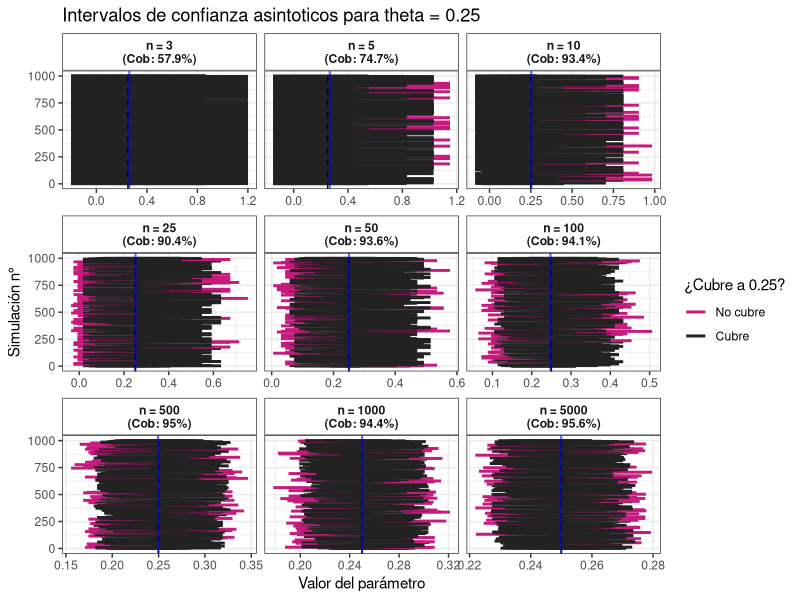
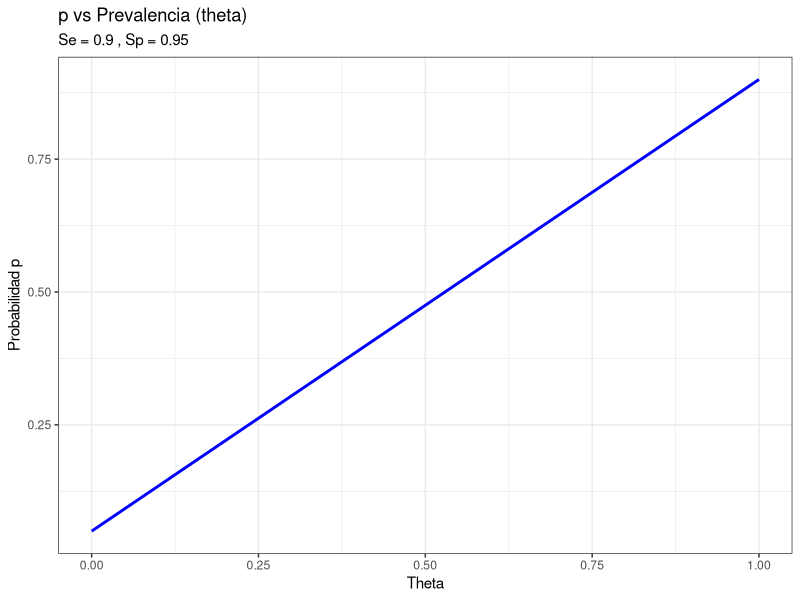
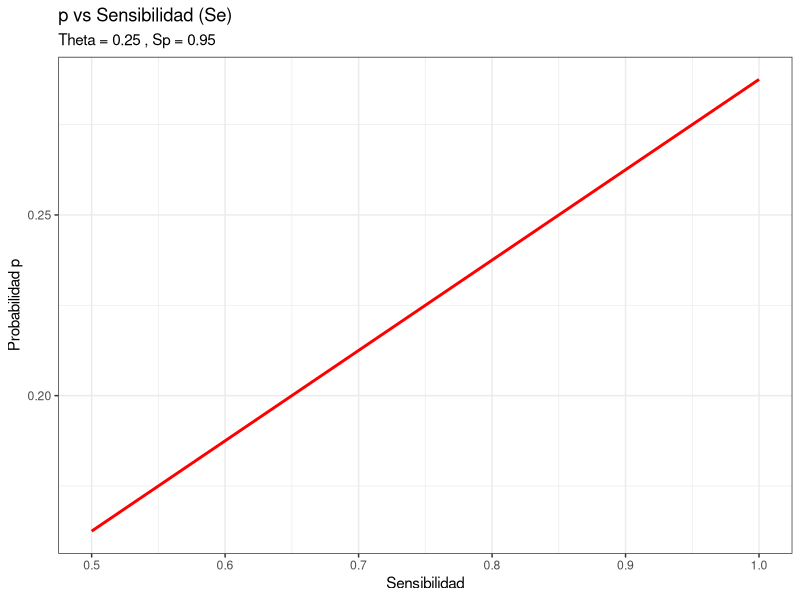
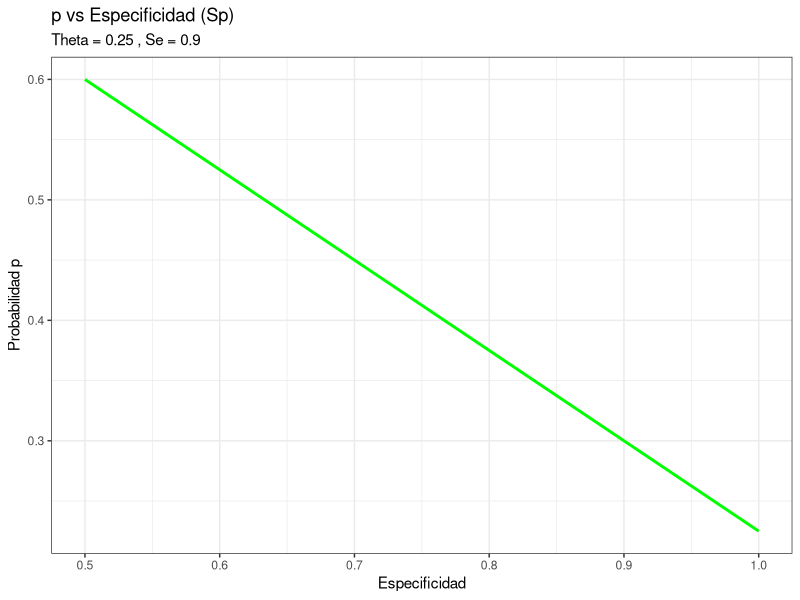
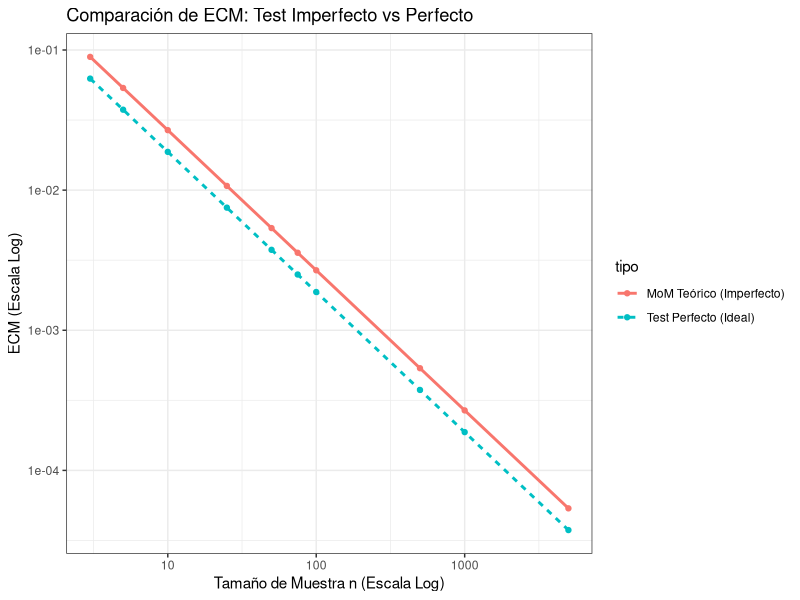
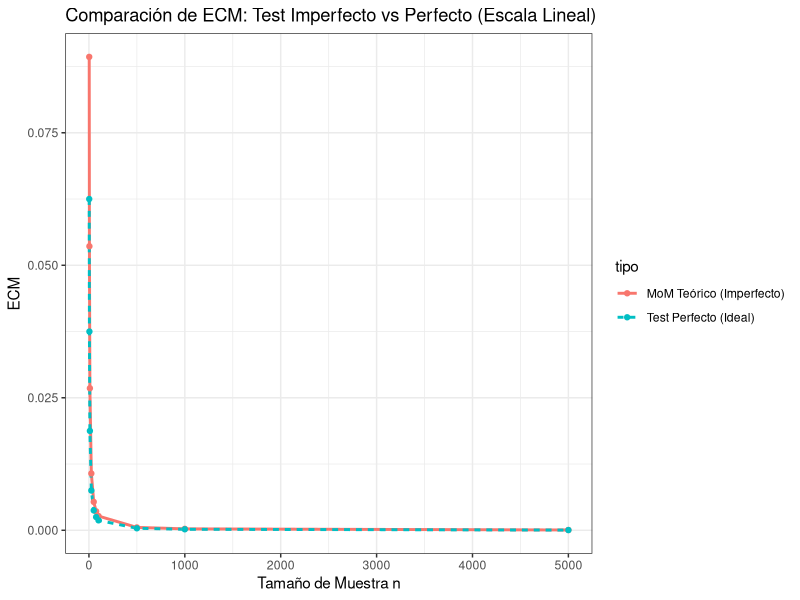
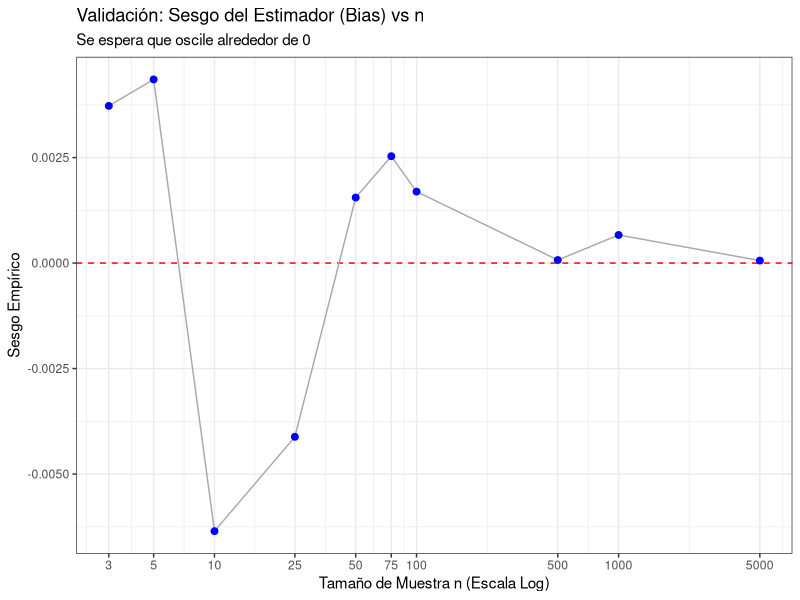

Source code (R) for these figures, in order: (Note: this script raises an error after producing the figures.)
# --------------------- Trabajo practico IECD, simulaciones --------------------
# Sección de comentarios:
#  - LU mas chico entre los tres integrantes: 64
#  - La idea es modularizar lo mas posible el codigo
#  - Vamos a intentar generalizar los procedimientos, para que sea simple cambiar los parametros que estan involucrados

library(ggplot2)
library(dplyr)

# ------------------------------- Sección 1 ------------------------------------
# Vamos a crear el metodo de la simulación requerida para la primera sección del trabajo.
#
# Los inputs del metodo son:
#  - theta: prevalencia
#  - n: tamaño de la muestra
#  - alpha: uno menos el nivel que queremos alcanzar
#  - N: cantidad de intervalos que vamos a generar
# Los outputs son:
#  - intervalos: conjunto de los intervalos obtenidos, con estos mismos podemos graficar el cubrimiento
set.seed(64)

# Funcion de simulacion
simulacion_1 <- function(theta, n, alpha, N) {
  inf <- numeric(N)
  sup <- numeric(N)
  cubre <- logical(N)
  centro <- numeric(N)

  for (i in 1:N) {
    muestras <- rbinom(n, 1, theta)
    t_p <- mean(muestras)
    z_a <- qnorm(1 - alpha / 2)
    err <- sqrt(t_p * (1 - t_p) / n) * z_a

    inf[i] <- t_p - err
    sup[i] <- t_p + err
    centro[i] <- t_p
    cubre[i] <- theta >= inf[i] && theta <= sup[i]
  }

  return(data.frame(simulacion = 1:N, inf = inf, sup = sup, cubre = cubre, centro = centro))
}

# Definicion de los intervalos
datos_totales <- data.frame()

for (i in c(3,5,10,25,50,100,500,1000,5000)) {
  intervalos = simulacion_1(0.25, i, 0.05, 1000) # Theta = 0.25, alpha = 0.05
  
  cob = mean(intervalos$cubre) * 100
  intervalos$n = i
  intervalos$n_label = paste0("n = ", i, "\n(Cob: ", cob, "%)")
    
  datos_totales = rbind(datos_totales, intervalos)
}

# Ordeno para que los graficos aparezcan de menor a mayor n
datos_totales$n_label <- reorder(datos_totales$n_label, datos_totales$n)

medias_resumen <- datos_totales %>%
  group_by(n_label) %>%
  summarise(media_del_centro = mean(centro))

# Grafico en conjunto todos los datos
ggplot(datos_totales, aes(y = simulacion, x = inf, xend = sup, color = cubre)) +

  # Dibujamos los intervalos obtenidos en la simulación
  geom_segment(aes(x = inf, xend = sup, yend = simulacion), linewidth = 1) +

  # La linea punteada negra es el valor real de theta
  geom_vline(xintercept = 0.25, linetype = "dashed", color = "black") +

  # La linea solida azul es la media del punto medio de los intervalos para cada n
  geom_vline(
    data = medias_resumen, aes(xintercept = media_del_centro),
    color = "blue", linetype = "solid", linewidth = 0.7, alpha = 0.6
  ) +

  # Color para identificar si cubre o no al valor real de theta
  scale_color_manual(values = c("#C51B7D", "#222222"), labels = c("No cubre", "Cubre")) +

  # Se separan los graficos en función de n
  facet_wrap(~n_label, scales = "free_x") +

  # Labels del grafico
  labs(
    title = "Intervalos de confianza asintoticos para theta = 0.25",
    x = "Valor del parámetro",
    y = "Simulación n°",
    color = "¿Cubre a 0.25?"
  ) +

  # Temas utilizados, fondo blanco.
  theme_bw() +
  theme(
    strip.background = element_rect(fill = "white"), # Fondo blanco en los títulos de los paneles
    strip.text = element_text(face = "bold") # Negrita en los títulos de los paneles
  )

# ------------------------------- Sección 2 ------------------------------------

# Vamos a crear el metodo de la simulación requerida para la segunda sección del trabajo.
#
# Los inputs del metodo son:
#  - theta: es el valor real para el cual vamos a hacer la simulacion
#  - n: tamaño de la muestra
#  - N: cantidad de intervalos que vamos a generar
# Los outputs son:
#  - intervalos: conjunto de los intervalos obtenidos, con estos mismos podemos graficar el cubrimiento


# Parámetros fijos para los ejercicios
Se_default <- 0.9
Sp_default <- 0.95
theta_default <- 0.25

# ----------------------------- Ejercicio 3 ------------------------------------

# Gráficos de p en función de theta, Se, Sp

# Función auxiliar para calcular p
calc_p <- function(theta, Se, Sp) {
  return(Se * theta + (1 - Sp) * (1 - theta))
}

# (a) p vs theta (Se, Sp fijos)
theta_seq <- seq(0, 1, length.out = 100)
df_theta <- data.frame(
  theta = theta_seq,
  p = calc_p(theta_seq, Se_default, Sp_default),
  variable = "Theta"
)

ggplot(df_theta, aes(x = theta, y = p)) +
  geom_line(color = "blue", linewidth = 1) +
  labs(
    title = "p vs Prevalencia (theta)",
    subtitle = paste("Se =", Se_default, ", Sp =", Sp_default),
    x = "Theta",
    y = "Probabilidad p"
  ) +
  theme_bw()

# (b) p vs Se (theta, Sp fijos)
Se_seq <- seq(0.5, 1, length.out = 100)
df_Se <- data.frame(
  Se = Se_seq,
  p = calc_p(theta_default, Se_seq, Sp_default),
  variable = "Sensibilidad"
)

ggplot(df_Se, aes(x = Se, y = p)) +
  geom_line(color = "red", linewidth = 1) +
  labs(
    title = "p vs Sensibilidad (Se)",
    subtitle = paste("Theta =", theta_default, ", Sp =", Sp_default),
    x = "Sensibilidad",
    y = "Probabilidad p"
  ) +
  theme_bw()

# (c) p vs Sp (theta, Se fijos)
Sp_seq <- seq(0.5, 1, length.out = 100)
df_Sp <- data.frame(
  Sp = Sp_seq,
  p = calc_p(theta_default, Se_default, Sp_seq),
  variable = "Especificidad"
)

ggplot(df_Sp, aes(x = Sp, y = p)) +
  geom_line(color = "green", linewidth = 1) +
  labs(
    title = "p vs Especificidad (Sp)",
    subtitle = paste("Theta =", theta_default, ", Se =", Se_default),
    x = "Especificidad",
    y = "Probabilidad p"
  ) +
  theme_bw()


# ----------------------------- Ejercicio 6 ------------------------------------

# Función de simulación para calcular métricas empíricas y teóricas
run_mom_simulation <- function(n_values, theta, Se, Sp, R = 1000) {
  denom <- Se + Sp - 1
  p_true <- calc_p(theta, Se, Sp)

  results <- data.frame()

  for (n in n_values) {
    # 1. Simulación (Empírico)
    # Genera R conteos totales de positivos directamente (suma de n Bernoullis)
    X <- rbinom(R, n, p_true)
    # Convierte conteos a proporciones (equivalente a mean de ceros y unos)
    T_bar <- X / n

    # Estimador MoM
    theta_mom <- (T_bar + Sp - 1) / denom

    # Métricas Empíricas (Para Punto 7)
    bias_emp <- mean(theta_mom) - theta
    var_emp <- var(theta_mom)
    ecm_emp <- mean((theta_mom - theta)^2)

    # 2. Teoría (Para Punto 6 y validación del 7)
    # ECM Teórico del MoM
    ecm_theo <- (p_true * (1 - p_true)) / (n * denom^2)

    # ECM Test Perfecto (Referencia)
    # ECM Perf = theta(1-theta) / n
    ecm_perf <- (theta * (1 - theta)) / n

    results <- rbind(results, data.frame(
      n = n,
      bias_emp = bias_emp,
      var_emp = var_emp,
      ecm_emp = ecm_emp,
      ecm_theo = ecm_theo,
      ecm_perf = ecm_perf
    ))
  }
  return(results)
}

# Ejecución de simulación
n_sims <- c(3, 5, 10, 25, 50, 75, 100, 500, 1000, 5000)
mom_results <- run_mom_simulation(n_sims, theta_default, Se_default, Sp_default)

# Punto 6: Gráfico ECM Teórico vs ECM Test Perfecto
# Objetivo: Ver cuánto perdemos por usar un test imperfecto (comparación teórica)

# Armamos dataframe solo con las curvas teóricas
df_ecm_punto6 <- data.frame(
  n = rep(mom_results$n, 2),
  ecm = c(mom_results$ecm_theo, mom_results$ecm_perf),
  tipo = rep(c("MoM Teórico (Imperfecto)", "Test Perfecto (Ideal)"), each = nrow(mom_results))
)

ggplot(df_ecm_punto6, aes(x = n, y = ecm, color = tipo, linetype = tipo)) +
  geom_line(linewidth = 1) +
  geom_point() +
  scale_y_log10() +
  scale_x_log10() +
  labs(
    title = "Comparación de ECM: Test Imperfecto vs Perfecto",
    y = "ECM (Escala Log)",
    x = "Tamaño de Muestra n (Escala Log)"
  ) +
  theme_bw()

# Versión sin escala logarítmica
ggplot(df_ecm_punto6, aes(x = n, y = ecm, color = tipo, linetype = tipo)) +
  geom_line(linewidth = 1) +
  geom_point() +
  labs(
    title = "Comparación de ECM: Test Imperfecto vs Perfecto (Escala Lineal)",
    y = "ECM",
    x = "Tamaño de Muestra n"
  ) +
  theme_bw()

# ----------------------------- Ejercicio 7 ------------------------------------

# Gráficos de Validación (Bias y Ajuste ECM)

# 1. Gráfico de Sesgo (Bias) -> Demuestra que el estimador es insesgado (oscila en 0)
ggplot(mom_results, aes(x = n, y = bias_emp)) +
  geom_hline(yintercept = 0, linetype = "dashed", color = "red") +
  geom_line(color = "darkgrey") +
  geom_point(size = 2, color = "blue") +
  scale_x_log10(breaks = n_sims) +
  labs(
    title = "Validación: Sesgo del Estimador (Bias) vs n",
    subtitle = "Se espera que oscile alrededor de 0",
    y = "Sesgo Empírico",
    x = "Tamaño de Muestra n (Escala Log)"
  ) +
  theme_bw()

ggsave("validacion_bias.png", plot = g_bias, width = 6, height = 4)

# 2. Gráfico Ajuste ECM -> Demuestra que la teoría coincide con la simulación
df_val <- data.frame(
  n = rep(mom_results$n, 2),
  val = c(mom_results$ecm_emp, mom_results$ecm_theo),
  metric = rep(c("Empírico (Simulado)", "Teórico (Fórmula)"), each = nrow(mom_results))
)

ggplot(df_val, aes(x = n, y = val, color = metric, shape = metric)) +
  geom_line(aes(linetype = metric), linewidth = 0.8) +
  geom_point(size = 2.5) +
  scale_x_log10(breaks = n_sims) +
  scale_y_log10() +
  labs(
    title = "Validación: Ajuste Empírico vs Teórico",
    subtitle = "Los puntos deben caer sobre la línea",
    y = "ECM (Escala Log)",
    x = "Tamaño de Muestra n (Escala Log)"
  ) +
  theme_bw() +
  theme(legend.position = "bottom")

# ----------------------------- Ejercicio 8 ------------------------------------

# Bootstrap
n_boot <- 10
p_true <- calc_p(theta_default, Se_default, Sp_default)
muestra_fija <- rbinom(n_boot, 1, p_true)
t_bar_obs <- mean(muestra_fija)
denom_mom <- Se_default + Sp_default - 1
theta_mom_obs <- (t_bar_obs + Sp_default - 1) / denom_mom

# Bootstrap Loop
B <- 1000
boot_ests <- numeric(B)

for (i in 1:B) {
  muestra_boot <- sample(muestra_fija, size = n_boot, replace = TRUE)
  t_bar_boot <- mean(muestra_boot)
  theta_boot <- (t_bar_boot + Sp_default - 1) / denom_mom
  boot_ests[i] <- theta_boot
}

# Histograma Bootstrap
df_boot <- data.frame(theta_est = boot_ests)

ggplot(df_boot, aes(x = theta_est)) +
  geom_histogram(aes(y = after_stat(density)), bins = 15, fill = "lightblue", color = "black", alpha = 0.7) +
  geom_vline(xintercept = theta_mom_obs, color = "red", linetype = "dashed", linewidth = 1) +
  labs(
    title = paste("Distribución Bootstrap (n =", n_boot, ")"),
    subtitle = paste("Centrada en Theta_obs =", round(theta_mom_obs, 3)),
    x = "Estimador MoM Bootstrap",
    y = "Densidad"
  ) +
  theme_bw()


# Boxplot Bootstrap
ggplot(df_boot, aes(x = "", y = theta_est)) +
  geom_boxplot(fill = "lightgreen", alpha = 0.7) +
  geom_hline(yintercept = theta_mom_obs, color = "red", linetype = "dashed", linewidth = 1) +
  geom_hline(yintercept = 0.25, color = "blue", linetype = "dotted", linewidth = 1) +
  labs(
    title = "Boxplot Bootstrap",
    subtitle = "Rojo: Theta Obs | Azul: Theta Real (0.25)",
    y = "Estimador MoM Bootstrap",
    x = ""
  ) +
  theme_bw()

# ----------------------------- Ejercicio 9 ------------------------------------

# Cantidad de muestras bootstrap a generar por cada n
N = 1000

# Definimos los valores fijos dados en el ejercicio
theta = 0.25; Se = 0.9; Sp = 0.95

# Definimos los valores de n para realizar las simulaciones
ns = c(5, 10, 25, 50, 100, 500) 

# Defimos p
p = Se*theta + (1-Sp)*(1-theta)
# Defimos p
p <- Se * theta + (1 - Sp) * (1 - theta)

#Definimos el estimador de momentos de theta
estimador_de_momentos = function(est_p, Se, Sp){
  return((est_p+Sp-1)/(Se+Sp-1))
}

# Tomando como inputs:
#  - n: tamaño de la muestr
#  - Se, Sp, y p dados en el ejercicio
#  - el nivel del intervalo
#  - N la cantidad de muestras a genenar
# Creamos intervalos de confianza percentil bootstrap

ic_bootstrap_percentil_2_9 = function(n, Se=0.9, Sp=0.95, p=p, nivel=0.05, N=1000){
  estimadores_de_momentos = numeric(N)
  muestra_2_9 = rbinom(n, 1, p)
  for (i in 1:N) {
    # muestra_2_9=rbinom(n, 1, p)
    tboot <- sample(muestra_2_9, n, replace = TRUE)
    est_p <- mean(tboot)
    estimadores_de_momentos[i] <- estimador_de_momentos(est_p, Se, Sp)
    #muestra_2_9=rbinom(n, 1, p)
    tboot = sample(muestra_2_9, n, replace = TRUE)
    est_p=mean(tboot)
    estimadores_de_momentos[i]=estimador_de_momentos(est_p, Se, Sp)
  }
  ic_bootstrap_perc_inf <- quantile(estimadores_de_momentos, nivel / 2)
  ic_bootstrap_perc_sup <- quantile(estimadores_de_momentos, 1 - nivel / 2)
  ic_bootstrap_perc <- c(ic_bootstrap_perc_inf, ic_bootstrap_perc_sup)
  return(ic_bootstrap_perc)
}

# Creamos intervalos para cada n
for (n in ns){
  print(ic_bootstrap_percentil_2_9(n, Se, Sp, p, 0.05, N))
}

# ----------------------------- Ejercicio 10 ------------------------------------

# Construimos los intervalos de confianza de nivel asintotico 0.95 para θ basados en θMoM.
ic_asintoticos_2_10=function(n, Se, Sp, p, nivel=0.05){
  muestra_2_10=rbinom(n, 1, p)
  est_p=mean(muestra_2_10)
  estimadores_de_momentos=estimador_de_momentos(est_p, Se, Sp)
  s=sqrt(est_p*(1-est_p))/(Se+Sp-1)
  z=qnorm(1 - nivel/2)
  ic_asintoticos=c(inf=estimadores_de_momentos-z*sqrt(est_p*(1-est_p))/((Se+Sp-1)*sqrt(n)) , sup=estimadores_de_momentos+z*sqrt(est_p*(1-est_p))/((Se+Sp-1)*sqrt(n)))
  return(ic_asintoticos)
}

# Creamos intervalos para cada n 
for (n in ns){
  ic=ic_asintoticos_2_10(n,Se, Sp, p, 0.95)
}

# ----------------------------- Ejercicio 11 ------------------------------------

# Para comparar los intervalos definimos un data frame con información sobre ellos
simulacion_2_11=function(theta, n, Se, Sp, p, nivel=0.05, B=100){
  
  intervalos_ip=data.frame(
    simulacion = 1:B,
    inf = numeric(B),
    sup = numeric(B),
    cubre = logical(B),
    long = numeric(B),
    tipo = "Bootstrap percentil"
  )
  
  intervalos_ic=data.frame(
    simulacion = 1:B,
    inf = numeric(B),
    sup = numeric(B),
    cubre = logical(B),
    long = numeric(B),
    tipo = "Asintotico"
  )
  
  for (i in 1:B){
    ip = ic_bootstrap_percentil_2_9(n, Se, Sp,p,  nivel, N=100)
    intervalos_ip$inf[i] = ip[1]
    intervalos_ip$sup[i] = ip[2]
    intervalos_ip$cubre[i] = theta >= ip[1] && theta <= ip[2]
    intervalos_ip$long[i] =ip[2]-ip[1]
    
    ic = ic_asintoticos_2_10(n, Se, Sp, p, nivel)
    intervalos_ic$inf[i] = ic[1]
    intervalos_ic$sup[i] = ic[2]
    intervalos_ic$cubre[i] = theta >= ic[1] && theta <= ic[2]
    intervalos_ic$long[i] = ic[2]-ic[1]
  }
  intervalos_ip_ic <- rbind(intervalos_ip, intervalos_ic)
  return(intervalos_ip_ic)
}



datos_2_11=data.frame()

for (n in ns){
  intervalos_n=simulacion_2_11(theta, n, Se, Sp, p, 0.05, 100)
  intervalos_n$n = n
  intervalos_n$n_label = paste0("n = ", n)
  
  datos_2_11 = rbind(datos_2_11, intervalos_n)
}

# Ordeno para que los graficos aparezcan de menor a mayor n
datos_2_11$n_label <- reorder(datos_2_11$n_label, datos_2_11$n)
datos_2_11$centro <- (datos_2_11$inf + datos_2_11$sup) / 2

# Grafico en conjunto todos los datos
ggplot(datos_2_11, aes(y = simulacion, x = inf, xend = sup, color = cubre)) +

  # Dibujamos los intervalos obtenidos en la simulación
  geom_segment(aes(x = inf, xend = sup, yend = simulacion), linewidth = 1) +

  # La linea punteada negra es el valor real de theta
  geom_vline(xintercept = 0.25, linetype = "dashed", color = "black") +


  # Color para identificar si cubre o no al valor real de theta
  scale_color_manual(values = c("#C51B7D", "#222222"), labels = c("No cubre", "Cubre")) +

  # Se separan los graficos en función de n y en que tipo de intervalos son
  facet_grid(tipo ~ n_label, scales = "free_x") +

  # Labels del grafico
  labs(
    title = "Intervalos de confianza bootstrap percentil vs asintóticos",
    x = "Valor del parámetro",
    y = "Simulación n°",
    color = "¿Cubre a 0.25?"
  ) +

  # Temas utilizados, fondo blanco.
  theme_bw() +
  theme(
    strip.background = element_rect(fill = "white"), # Fondo blanco en los títulos de los paneles
    strip.text = element_text(face = "bold") # Negrita en los títulos de los paneles
  )

# Comparamos las longitudes promedios y porcentajes de cobertura para cada n
comparaciones <- datos_2_11 %>%
  group_by(n_label, tipo) %>%
  summarise(
    longitud_promedio = mean(long),
    cobertura = mean(cubre) * 100
  )

ggplot(comparaciones, aes(x = n_label, y = longitud_promedio, fill = tipo)) +
  geom_col(position = "dodge") +
  labs(
    title = "Longitud promedio de los intervalos",
    x = "Tamaño muestral (n)",
    y = "Longitud promedio"
  ) +
  theme_bw()

ggplot(comparaciones, aes(x = n_label, y = cobertura, fill = tipo)) +
  geom_col(position = "dodge") +
  labs(
    title = "Cobertura (%) por método",
    x = "Tamaño muestral (n)",
    y = "Porcentaje de cobertura (%)"
  ) +
  theme_bw()

# Ahora hacemos una tabla comparativa

comparaciones <- datos_2_11 %>%
  group_by(n, tipo) %>%
  summarise(
    longitud_promedio = mean(long),
    cobertura = mean(cubre) * 100,
    .groups = "drop"
  ) %>%
  group_by(n) %>%
  summarise(
    cobertura_asintotico    = cobertura[tipo == "Asintotico"],
    cobertura_percentil     = cobertura[tipo == "Bootstrap percentil"],
    long_prom_asintotico    = longitud_promedio[tipo == "Asintotico"],
    long_prom_percentil     = longitud_promedio[tipo == "Bootstrap percentil"]
  )
tabla_comparaciones <- data.frame(
  n = comparaciones$n,
  variable = rep(c(
    "Cobertura asintótico",
    "Cobertura percentil",
    "Long. prom. asintótico",
    "Long. prom. percentil"
  ), each = length(comparaciones$n)),
  valor = c(
    comparaciones$cobertura_asintotico,
    comparaciones$cobertura_percentil,
    comparaciones$long_prom_asintotico,
    comparaciones$long_prom_percentil
  )
)


ggplot(tabla_comparaciones, aes(x = variable, y = factor(n))) +
  geom_tile(fill = "white", color = "black") +
  geom_text(aes(label = sprintf("%.2f", valor)), size = 4) +
  scale_x_discrete(position = "top") +
  labs(
    x = "",
    y = "n",
    title = "Coberturas y longitudes promedio"
  ) +
  theme_bw() +
  theme(
    panel.border = element_blank(),
    axis.text.x = element_text(angle = 0, hjust = 0.5, size = 8, face = "bold")
  )

# ----------------------------- Ejercicio 13 ------------------------------------


# Definimos el estimador truncado
estimador_truncado = function(estimador_momentos){
  if(estimador_momentos<0){
    return(0)
  } else {
    if (estimador_momentos > 1) {
      return(1)
    } else {
      return(estimador_momentos)
    }
  }
}

caracteristicas_truncado <- function(theta = 0.25, n, Se = 0.9, Sp = 0.95, p, N = 5000) {
  est_truncado= numeric(N)
  for (i in 1:N){
    muestra_2_13=rbinom(n, 1, p)
    est_p=mean(muestra_2_13)
    estimador_momentos=estimador_de_momentos(est_p, Se, Sp)
    estimador__mom_truncado=estimador_truncado(estimador_momentos)
    est_truncado[i]=estimador__mom_truncado
  }
  # Guardamos los datos que queremos analizar
  varianza <- var(est_truncado)
  sesgo <- mean(est_truncado) - theta
  ECM <- varianza - (sesgo)**2 # Compromiso sesgo - Varianza
  dist_asint <- sqrt(n) * (est_truncado - theta)
  return(list(
    varianza = varianza,
    sesgo = sesgo,
    ECM = ECM,
    dist_asint = dist_asint,
    est_truncado = est_truncado
  ))
}

# Creamos un data frame que guarde para cada n los atributos de interes
est_truncado_10=caracteristicas_truncado(0.25, 10, 0.9, 0.95, p, 5000)
est_truncado_100=caracteristicas_truncado(0.25, 100, 0.9, 0.95, p, 5000)
est_truncado_1000=caracteristicas_truncado(0.25, 1000, 0.9, 0.95, p, 5000)
# Visualizamos los valores obtenidos de la varianza, sesgo y ECM para n = 10, 100, 1000
Var_ECM_Sesgo_truncado=data.frame(
  n = rep(c(10, 100, 1000), times = 3),
  variable = rep(c("Varianza", "Sesgo", "ECM"), each = 3),
  value = c(
    est_truncado_10$varianza, est_truncado_100$varianza, est_truncado_1000$varianza,
    est_truncado_10$sesgo, est_truncado_100$sesgo, est_truncado_1000$sesgo,
    est_truncado_10$ECM, est_truncado_100$ECM, est_truncado_1000$ECM
  )
)

ggplot(Var_ECM_Sesgo_truncado, aes(x = n, y = value, color = variable)) +
  geom_line(linewidth = 1) +
  geom_point(size = 3) +
  scale_x_log10(breaks = c(10, 100, 1000)) +
  labs(
    title = "Sesgo, Varianza y ECM del estimador truncado",
    x = "n ", y = "Valor", color = "Medida"
  ) +
  theme_minimal(base_size = 14)


# Visualizamos la distribucion asintotica con qqplot
dist_asint_truncado=data.frame(
  dist = c(est_truncado_10$dist_asint,
           est_truncado_100$dist_asint,
           est_truncado_1000$dist_asint),
  n = factor(rep(c(10,100,1000), each = 5000))
)

ggplot(dist_asint_truncado, aes(sample = dist)) +
  stat_qq() +
  stat_qq_line(color = "red", linewidth = 1) +
  facet_wrap(~n, scales = "free") +
  labs(title = "Distribución asintótica del estimador de momentos truncado") +
  theme_minimal(base_size = 14)


# ------------------------------- Sección 3 ------------------------------------
# Vamos a crear un metodo de simulación requerida para la tercera sección del trabajo.
#
# Los inputs del metodo son:
#  - theta1: prevalencia previa
#  - theta2: prevalencia posterior
#  - n1: tamaño de la muestra previa
#  - n2: tamaño de la muestra posterior
#  - Se: sensibilidad del test
#  - SP: especificidad del test
#  - alpha: uno menos el nivel que queremos alcanzar
#  - N: cantidad de intervalos que vamos a generar
# Los outputs son:
#  - intervalos: conjunto de los intervalos obtenidos, con estos mismos podemos graficar el cubrimiento
#
# Utilizando los resultados del metodo se realizan graficos mostrando el cubrimiento
#

simulacion_3 = function(theta1, theta2, n1, n2, Se, Sp, alpha, N) {
  inf = numeric(N)
  sup = numeric(N)
  cubre = logical(N)
  centro = numeric(N)
  
  for (i in 1:N) {
    delta = theta2 - theta1
    
    p1 = (Se+Sp-1)*theta1 + (1-Sp)
    p2 = (Se+Sp-1)*theta2 + (1-Sp)
    
    muestras1 = rbinom(n1, 1, p1)
    muestras2 = rbinom(n2, 1, p2)
    
    est_theta1 = (mean(muestras1) + Sp - 1)/(Se + Sp - 1) 
    est_theta2 = (mean(muestras2) + Sp - 1)/(Se + Sp - 1)
    
    z_a = qnorm(1 - alpha/2)
    
    est_sigma1 = mean(muestras1) * (1-mean(muestras1)) / ((Se+Sp-1)**2)
    est_sigma2 = mean(muestras2) * (1-mean(muestras2)) / ((Se+Sp-1)**2)
    
    inf[i] = est_theta2 - est_theta1 - z_a * sqrt(est_sigma2/n2 + est_sigma1/n1)
    sup[i] = est_theta2 - est_theta1 + z_a * sqrt(est_sigma2/n2 + est_sigma1/n1)
    centro[i] = est_theta2 - est_theta1
    cubre[i] = delta >= inf[i] && delta <= sup[i]
  }

  return(data.frame(simulacion = 1:N, inf = inf, sup = sup, cubre = cubre, centro = centro))
}

datos_totales_3 <- data.frame()

for (i in c(3,5,10,25,50,100,500,1000,5000)) {
  # Limites del conjunto de enteros
  min_val = ceiling(3/4 * i)
  max_val = floor(5/4 * i)
  
  # Definir el conjunto de enteros a muestrear
  range_to_sample = min_val:max_val
  
  # Muestrear k y j independientemente (1 valor cada uno)
  k = sample(range_to_sample, 1)
  j = sample(range_to_sample, 1)
  
  intervalos = simulacion_3(0.2, 0.15, k, j, 0.9, 0.95, 0.05, 1000)
  
  cob = mean(intervalos$cubre) * 100
  intervalos$n = i
  intervalos$n_label = paste0("n_pre = ", k, ", n_post = ", j, "\n(Cob: ", cob, "%)")
  
  datos_totales_3 = rbind(datos_totales_3, intervalos)
}

# Ordeno para que los graficos aparezcan de menor a mayor n
datos_totales_3$n_label <- reorder(datos_totales_3$n_label, datos_totales_3$n)

medias_resumen_3 <- datos_totales_3 %>%
  group_by(n_label) %>%
  summarise(media_del_centro = mean(centro))

# Grafico en conjunto todos los datos
ggplot(datos_totales_3, aes(y = simulacion, x = inf, xend = sup, color = cubre)) +

  # Dibujamos los intervalos obtenidos en la simulación
  geom_segment(aes(x = inf, xend = sup, yend = simulacion), linewidth = 1) +

  # La linea punteada negra es el valor real de theta
  geom_vline(xintercept = -0.05, linetype = "dashed", color = "black") +

  # La linea solida azul es la media del punto medio de los intervalos para cada n
  geom_vline(
    data = medias_resumen_3, aes(xintercept = media_del_centro),
    color = "blue", linetype = "solid", linewidth = 0.7, alpha = 0.6
  ) +

  # Color para identificar si cubre o no al valor real de theta
  scale_color_manual(values = c("#C51B7D", "#222222"), labels = c("No cubre", "Cubre")) +

  # Se separan los graficos en función de n
  facet_wrap(~n_label, scales = "free_x") +

  # Labels del grafico
  labs(
    # title = "Intervalos de confianza asintoticos para delta = -0.05",
    x = "Valor del parámetro",
    y = "Simulación n°",
    color = "¿Cubre a -0.05?"
  ) +

  # Temas utilizados, fondo blanco.
  theme_bw() +
  theme(
    strip.background = element_rect(fill = "white"), # Fondo blanco en los títulos de los paneles
    strip.text = element_text(face = "bold") # Negrita en los títulos de los paneles
  )

